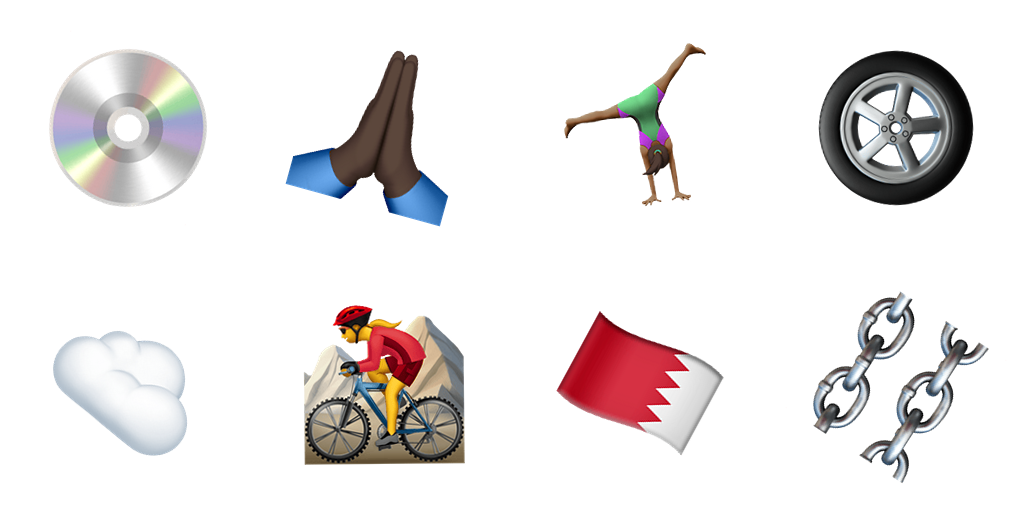
#> input picture SdrLen2026/Misc/Emojii-CAPTCHA/sample.png, 1024 x 512 px
$ python extract.py
#> lines starting #> are read from the running program, lines starting #| are printed output that depends on the picture; after the words box and inside, x2 and y2 are one past the last pixel; in counts of white or black regions, pixels touching at a corner belong together
import cv2
import numpy as np

def pad_to_square(img):
    h, w = img.shape[:2]
    side = max(h, w)
    pad_h = (side - h) // 2
    pad_w = (side - w) // 2

    if len(img.shape) == 3:
        padded = np.ones((side, side, img.shape[2]), dtype=np.uint8) * 255
        padded[pad_h:pad_h+h, pad_w:pad_w+w] = img
    else:
        padded = np.ones((side, side), dtype=np.uint8) * 255
        padded[pad_h:pad_h+h, pad_w:pad_w+w] = img
    return padded

def extract_emoji_roi(img):
    # To find the bounding box of the rotated emoji, we work on grayscale
    gray = cv2.cvtColor(img, cv2.COLOR_BGR2GRAY)
    _, thresh = cv2.threshold(gray, 250, 255, cv2.THRESH_BINARY_INV)
    contours, _ = cv2.findContours(thresh, cv2.RETR_EXTERNAL, cv2.CHAIN_APPROX_SIMPLE)

    if not contours:
        return img

    x_min = min([cv2.boundingRect(c)[0] for c in contours])
    y_min = min([cv2.boundingRect(c)[1] for c in contours])
    x_max = max([cv2.boundingRect(c)[0] + cv2.boundingRect(c)[2] for c in contours])
    y_max = max([cv2.boundingRect(c)[1] + cv2.boundingRect(c)[3] for c in contours])

    # Extract colored ROI
    roi = img[y_min:y_max, x_min:x_max]

    # Pad to square and resize
    square = pad_to_square(roi)
    return cv2.resize(square, (32, 32))

IMG_SIZE = 32

if __name__ == '__main__':
    img_path = 'sample.png'
    img = cv2.imread(img_path)
#> img is the input picture: shape (512, 1024, 3); mean B, G, R 230.6, 230.6, 234

    tiles = []
    for y in [0, 256]:
        for x in [0, 256, 512, 768]:
            tiles.append(img[y:y+256, x:x+256])
#> after the loop, tiles = 8 items

    for i, t in enumerate(tiles):
        roi = extract_emoji_roi(t)
        cv2.imwrite(f'roi_{i}.png', roi)
#> this loop made 8 passes
#> (x_min in extract_emoji_roi, y_min in extract_emoji_roi, x_max in extract_emoji_roi, y_max in extract_emoji_roi) on passes 1 to 8: (49, 49, 207, 207), (29, 50, 193, 227), (52, 43, 194, 207), (50, 50, 206, 206), (53, 75, 188, 200), (47, 49, 209, 209), (44, 55, 212, 200), (45, 35, 221, 227)
#> pass 1, in extract_emoji_roi, `gray = cv2.cvtColor(img, cv2.COLOR_BGR2GRAY)`:
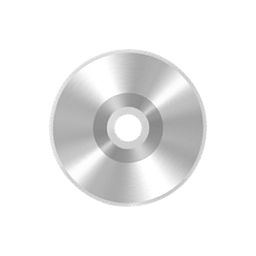
#> gray: shape (256, 256); min 131, max 255, mean 238.8
#> pass 1, in extract_emoji_roi, `_, thresh = cv2.threshold(gray, 250, 255, cv2.THRESH_BINARY_INV)`:
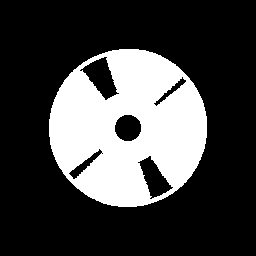
#> thresh: shape (256, 256); 26.3% white; 1 white region, box (x1, y1, x2, y2) and area: (49, 49, 207, 207) 17264
#> pass 1, in extract_emoji_roi, `roi = img[y_min:y_max, x_min:x_max]`:
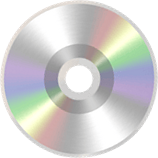
#> roi: shape (158, 158, 3); mean of channels 0, 1, 2 211.4, 212.6, 212.9; drawn as B, G, R
#> pass 1, `roi = extract_emoji_roi(t)`:
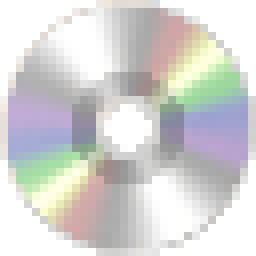
#> roi: shape (32, 32, 3) (shown 8 times larger); mean of channels 0, 1, 2 211.2, 212.4, 212.7; drawn as B, G, R
